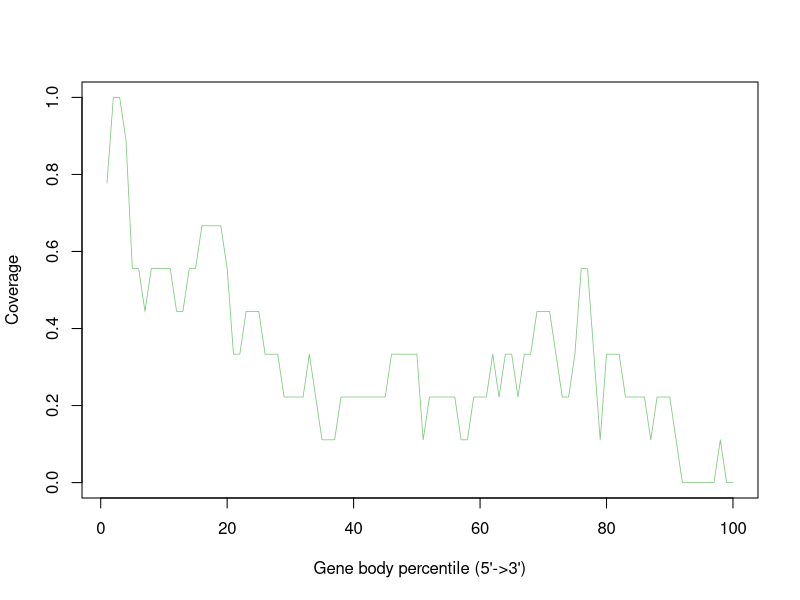

The R source for this figure:
Mmus_BAL_TAL_LRTN_FLT_Rep4_F9_Aligned.sortedByCoord_sorted.out <- c(0.7777777777777778,1.0,1.0,0.8888888888888888,0.5555555555555556,0.5555555555555556,0.4444444444444444,0.5555555555555556,0.5555555555555556,0.5555555555555556,0.5555555555555556,0.4444444444444444,0.4444444444444444,0.5555555555555556,0.5555555555555556,0.6666666666666666,0.6666666666666666,0.6666666666666666,0.6666666666666666,0.5555555555555556,0.3333333333333333,0.3333333333333333,0.4444444444444444,0.4444444444444444,0.4444444444444444,0.3333333333333333,0.3333333333333333,0.3333333333333333,0.2222222222222222,0.2222222222222222,0.2222222222222222,0.2222222222222222,0.3333333333333333,0.2222222222222222,0.1111111111111111,0.1111111111111111,0.1111111111111111,0.2222222222222222,0.2222222222222222,0.2222222222222222,0.2222222222222222,0.2222222222222222,0.2222222222222222,0.2222222222222222,0.2222222222222222,0.3333333333333333,0.3333333333333333,0.3333333333333333,0.3333333333333333,0.3333333333333333,0.1111111111111111,0.2222222222222222,0.2222222222222222,0.2222222222222222,0.2222222222222222,0.2222222222222222,0.1111111111111111,0.1111111111111111,0.2222222222222222,0.2222222222222222,0.2222222222222222,0.3333333333333333,0.2222222222222222,0.3333333333333333,0.3333333333333333,0.2222222222222222,0.3333333333333333,0.3333333333333333,0.4444444444444444,0.4444444444444444,0.4444444444444444,0.3333333333333333,0.2222222222222222,0.2222222222222222,0.3333333333333333,0.5555555555555556,0.5555555555555556,0.3333333333333333,0.1111111111111111,0.3333333333333333,0.3333333333333333,0.3333333333333333,0.2222222222222222,0.2222222222222222,0.2222222222222222,0.2222222222222222,0.1111111111111111,0.2222222222222222,0.2222222222222222,0.2222222222222222,0.1111111111111111,0.0,0.0,0.0,0.0,0.0,0.0,0.1111111111111111,0.0,0.0)


pdf("Mmus_BAL-TAL_LRTN_FLT_Rep4_F9.geneBodyCoverage.curves.pdf")
x=1:100
icolor = colorRampPalette(c("#7fc97f","#beaed4","#fdc086","#ffff99","#386cb0","#f0027f"))(1)
plot(x,Mmus_BAL_TAL_LRTN_FLT_Rep4_F9_Aligned.sortedByCoord_sorted.out,type='l',xlab="Gene body percentile (5'->3')", ylab="Coverage",lwd=0.8,col=icolor[1])
dev.off()
